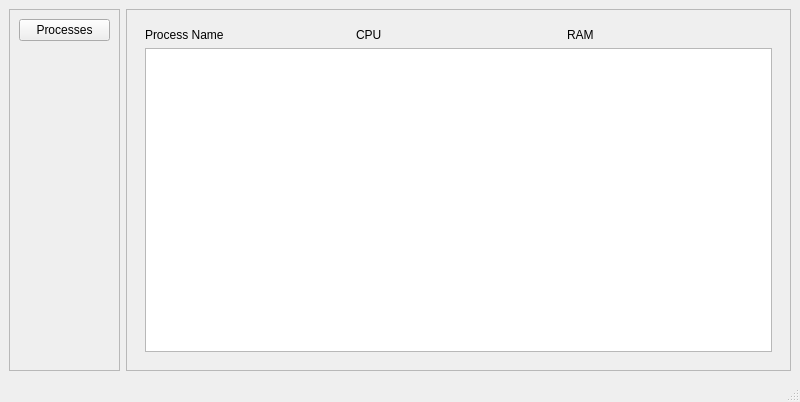
<?xml version="1.0" encoding="UTF-8"?>
<ui version="4.0">
 <class>window</class>
 <widget class="QMainWindow" name="window">
  <property name="geometry">
   <rect>
    <x>0</x>
    <y>0</y>
    <width>800</width>
    <height>402</height>
   </rect>
  </property>
  <property name="windowTitle">
   <string>System Monitor</string>
  </property>
  <widget class="QWidget" name="centralwidget">
   <layout class="QHBoxLayout" name="horizontalLayout">
    <item>
     <widget class="QFrame" name="frame_left_menu">
      <property name="sizePolicy">
       <sizepolicy hsizetype="Preferred" vsizetype="Preferred">
        <horstretch>1</horstretch>
        <verstretch>0</verstretch>
       </sizepolicy>
      </property>
      <property name="frameShape">
       <enum>QFrame::Shape::StyledPanel</enum>
      </property>
      <property name="frameShadow">
       <enum>QFrame::Shadow::Raised</enum>
      </property>
      <layout class="QVBoxLayout" name="verticalLayout">
       <item>
        <widget class="QPushButton" name="menu_button_processes">
         <property name="text">
          <string>Processes</string>
         </property>
        </widget>
       </item>
       <item>
        <spacer name="verticalSpacer">
         <property name="orientation">
          <enum>Qt::Orientation::Vertical</enum>
         </property>
         <property name="sizeHint" stdset="0">
          <size>
           <width>20</width>
           <height>40</height>
          </size>
         </property>
        </spacer>
       </item>
      </layout>
     </widget>
    </item>
    <item>
     <widget class="QFrame" name="frame_main">
      <property name="sizePolicy">
       <sizepolicy hsizetype="Preferred" vsizetype="Preferred">
        <horstretch>6</horstretch>
        <verstretch>0</verstretch>
       </sizepolicy>
      </property>
      <property name="frameShape">
       <enum>QFrame::Shape::StyledPanel</enum>
      </property>
      <property name="frameShadow">
       <enum>QFrame::Shadow::Raised</enum>
      </property>
      <layout class="QHBoxLayout" name="horizontalLayout_2">
       <item>
        <widget class="QStackedWidget" name="stackedWidget">
         <property name="currentIndex">
          <number>0</number>
         </property>
         <widget class="QWidget" name="page_processes">
          <layout class="QGridLayout" name="gridLayout">
           <item row="1" column="0" colspan="3">
            <widget class="QListWidget" name="process_list">
             <property name="verticalScrollMode">
              <enum>QAbstractItemView::ScrollMode::ScrollPerPixel</enum>
             </property>
            </widget>
           </item>
           <item row="0" column="0">
            <widget class="QLabel" name="label_proc_name">
             <property name="text">
              <string>Process Name</string>
             </property>
            </widget>
           </item>
           <item row="0" column="2">
            <widget class="QLabel" name="label_proc_nam">
             <property name="text">
              <string>RAM</string>
             </property>
            </widget>
           </item>
           <item row="0" column="1">
            <widget class="QLabel" name="label_proc_cpu">
             <property name="text">
              <string>CPU</string>
             </property>
            </widget>
           </item>
          </layout>
         </widget>
         <widget class="QWidget" name="page_cpu"/>
        </widget>
       </item>
      </layout>
     </widget>
    </item>
   </layout>
  </widget>
  <widget class="QMenuBar" name="menubar">
   <property name="geometry">
    <rect>
     <x>0</x>
     <y>0</y>
     <width>800</width>
     <height>29</height>
    </rect>
   </property>
  </widget>
  <widget class="QStatusBar" name="statusbar"/>
 </widget>
 <resources/>
 <connections/>
</ui>
